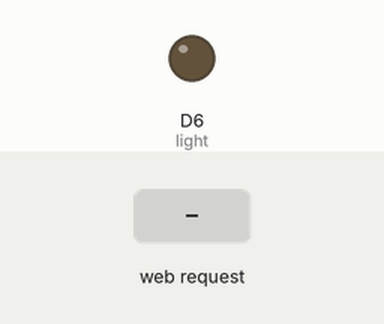
The sketch below on a simulated ESP8266 (Wemos D1 mini). Parts: output pins drawn as LEDs (lit = HIGH). The inputs (shaded band) are chosen by the test bench. The local clock reads 2024-03-15 10:24:30 at power-on unless the sketch sets it; what the sketch prints to the serial monitor is not drawn.

Above: at 2.2 s.
2.3 s: HTTP request GET /tentpage received
At 3.2 s:
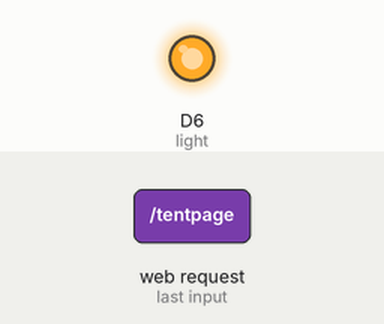
3.8 s: HTTP request GET /lightoff received
At 4.4 s:
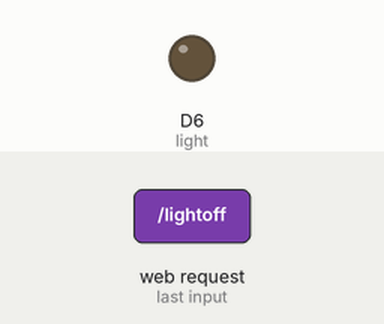
5.3 s: HTTP request GET /lighton received
At 5.6 s:
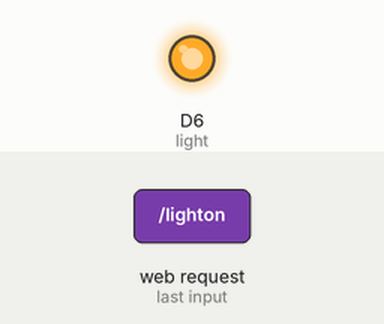
Timing chart, 0 to 8.3 s (numbered marks = the images above; inputs shaded):
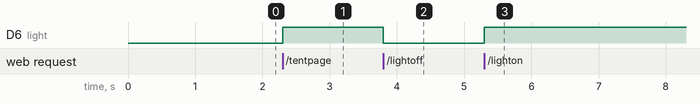

The sketch:

Growlights8266.ino
```cpp
/**
 * Growlights code for esp8266 WEMOS D1 Mini
 */

#include <Wire.h>
#include <RTClib.h>

/* Create a WiFi access point and provide a web server on it. */
#include <ESP8266WiFi.h>
#include <WiFiClient.h>
#include <ESP8266WebServer.h>

#include <uri/UriBraces.h>

#include "program.h"

#ifndef APSSID
#define APSSID "Grow-Lights"
#define APPSK  "Grow1234!"
#endif

/* Set these to your desired credentials. */
const char *ssid = APSSID;
const char *password = APPSK;

ESP8266WebServer server(80);

void PrintLCDInfo();
void PrintInfoToSerial(DateTime timenow);
String getTimeString(DateTime timenow);

RTC_DS1307 rtc;

int announcePeriod = 10000;
unsigned long ticks_now = 0;

int startHour, startMinute, startSecond;
int endHour, endMinute, endSecond;

// char program[24000];

#define light D6
int lightOn = false;

char daysOfTheWeek[7][12] = {"Sunday", "Monday", "Tuesday", "Wednesday", "Thursday", "Friday", "Saturday"};

/* Just a little test message.  Go to http://192.168.4.1 in a web browser
   connected to this access point to see it.
*/
void handleRoot()
{
  String theTime = getTimeString(rtc.now());
  server.send(200, "text/html", "<h1>You are connected to Grow-Lights</h1><p> Time is: " + theTime + " </p>");
}

void handleTentPage()
{
  digitalWrite(light, HIGH);
  // String theTime = getTimeString(rtc.now());
  server.send(200, "text/html", PAGE_TentPage );
}

void handleLightOn()
{
  digitalWrite(light, HIGH);
  lightOn = true;
  String theTime = getTimeString(rtc.now());
  server.send(200, "text/html", "<h1>Light On</h1><p> Time is: " + theTime + " </p>");
}

void handleLightOff()
{
  digitalWrite(light, LOW);
  lightOn = false;
  String theTime = getTimeString(rtc.now());
  server.send(200, "text/html", "<h1>Light Off</h1><p> Time is: " + theTime + " </p>");
}

void setup()
{
  // put your setup code here, to run once:
  Serial.begin(57600);
  Serial.println("Welcome to Grow-Lights RTC");

  // Wire.begin(D2, D1);
  delay(1000);

  if (! rtc.begin()) {
    Serial.println("Couldn't find RTC");
    // while (1);
  }

  if (! rtc.isrunning()) {
    Serial.println("RTC is NOT running!");
    // following line sets the RTC to the date & time this sketch was compiled
    // rtc.adjust(DateTime(F(__DATE__), F(__TIME__)));
  } else {
    Serial.println("RTC is running!");
  }

  // This line sets the RTC with an explicit date & time, for example to set
  // January 21, 2014 at 3am you would call:
  // rtc.adjust(DateTime(2024, 1, 29, 12, 22, 0));

  pinMode(light, OUTPUT);
  digitalWrite(light, LOW);
  lightOn= false;

  //lcd.begin();
  //lcd.backlight();

  DateTime now = rtc.now();

  Serial.print("Configuring access point...");
  /* You can remove the password parameter if you want the AP to be open. */
  WiFi.softAP(ssid, password);

  IPAddress myIP = WiFi.softAPIP();
  Serial.print("AP IP address: ");
  Serial.println(myIP);
  server.on("/", handleRoot);
  server.on("/tentpage", handleTentPage);
  server.on("/lighton", handleLightOn);
  server.on("/lightoff", handleLightOff);

  // /settime/09:22:05T
  server.on(UriBraces("/settime/{}"), [](){
    String isotime = server.pathArg(0);
    char buf[30];
    isotime.toCharArray(buf, sizeof(buf));
    char *p = buf;
    char* datetime =  strtok(p,"T");
    char* timedata = strtok(0, "T");
    Serial.println("Time Parsing");
    Serial.println("Buf: "+ String(buf));
    // Serial.println("Time Data: " + String(timedata));

    char szTimeBuf[10];
    strcpy(szTimeBuf, buf);

    char* tmptr = strtok(szTimeBuf, ":");
    int thehour = atoi(tmptr);
    tmptr = strtok(NULL, ":");
    int theminute = atoi(tmptr);
    tmptr = strtok(NULL, ":");
    int thesec = atoi(tmptr);

    Serial.print("H: ");
    Serial.print(thehour);
    Serial.print(" M: ");
    Serial.print(theminute);
    Serial.print(" S: ");
    Serial.println(thesec);

    rtc.adjust(DateTime(2025, 3, 24, thehour, theminute, thesec));

    String theTime = getTimeString(rtc.now());
    server.send(200, "text", "OKAY");
  });

  server.begin();
  Serial.println("HTTP server started");

  startHour = 9;
  startMinute = 0;
  startSecond = 0;

  endHour = 21;
  endMinute = 30;
  endSecond = 0;
}

void loop()
{
  DateTime now = rtc.now();
  // PrintLCDInfo();

  // Test for Turning ON lights
  if(!lightOn) {
    if (now.hour() == startHour && now.minute() == startMinute && now.second() >= startSecond && now.second() <= startSecond + 2)
    {
      lightOn = true;
      digitalWrite(light, HIGH);
    }
  }

  // Test for Turning OFF lights
  if(lightOn) {
    if (now.hour() == endHour && now.minute() == endMinute && now.second() >= endSecond && now.second() <= endSecond + 2)
    {
      lightOn = false;
      digitalWrite(light, LOW);
    }
  }


  if( millis() > ticks_now + announcePeriod )
  {
    ticks_now = millis();
    PrintInfoToSerial(now);
  }

  server.handleClient();
}

String getTimeString(DateTime timenow)
{
  char timebuf[48];
  sprintf(timebuf,"%4d/%2d/%2d (%s) %2d:%2d:%2d", timenow.year(), timenow.month(), timenow.day(), daysOfTheWeek[timenow.dayOfTheWeek()], timenow.hour(), timenow.minute(), timenow.second());

  return timebuf;
}

void PrintInfoToSerial(DateTime timenow)
{
  Serial.print(timenow.year(), DEC);
  Serial.print('/');
  Serial.print(timenow.month(), DEC);
  Serial.print('/');
  Serial.print(timenow.day(), DEC);
  Serial.print(" (");
  Serial.print(daysOfTheWeek[timenow.dayOfTheWeek()]);
  Serial.print(") ");
  Serial.print(timenow.hour(), DEC);
  Serial.print(':');
  if(timenow.minute() <10)
    Serial.print('0');
  Serial.print(timenow.minute(), DEC);
  Serial.print(':');
  if(timenow.second() <10)
    Serial.print('0');
  Serial.print(timenow.second(), DEC);
  Serial.println();
}

void PrintLCDInfo()
{
  /*
  lcd.print("DATE: ");
  lcd.print(now.year(), DEC);
  lcd.print('/');
  lcd.print(now.month(), DEC);
  lcd.print('/');
  lcd.print(now.day(), DEC);
  lcd.setCursor(0,1);
  lcd.print("TIME: ");
  lcd.print(now.hour(), DEC);
  lcd.print(':');
  if(now.minute() <10)
    lcd.print('0');
  lcd.print(now.minute(), DEC);
  lcd.print(':');
  if(now.second() <10)
    lcd.print('0');
  lcd.print( now.second(), DEC);
  lcd.setCursor(0,0);
  */
}
```

program.h
```cpp
static const char PAGE_TentPage[] PROGMEM = "AAABBBBCCCCDDDD";
```

Measured:
- after the input at 2.3 s, D6 (light): LOW → HIGH at once
- after the input at 3.8 s, D6 (light): HIGH → LOW at once
- after the input at 5.3 s, D6 (light): LOW → HIGH at once
